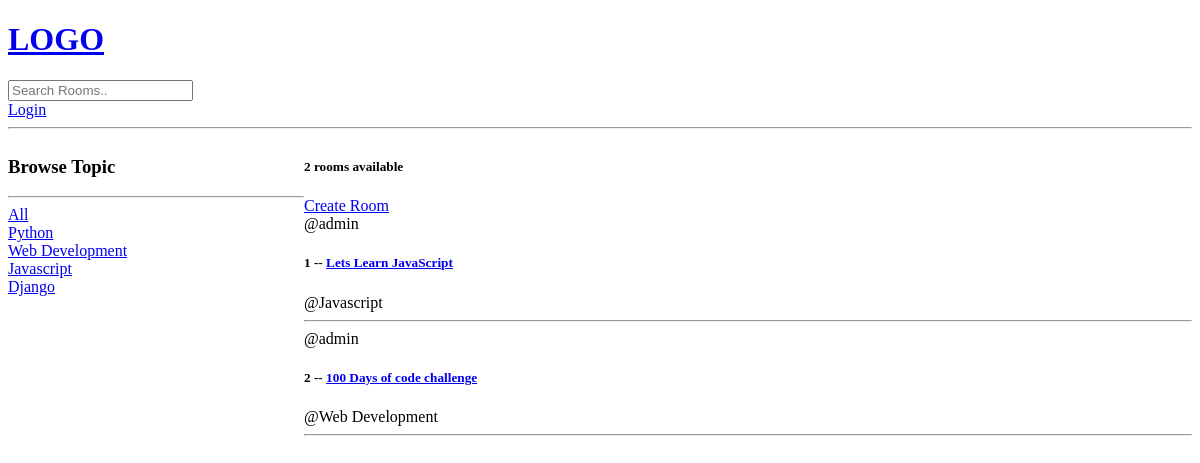
/, run on an earlier commit of the app's database.
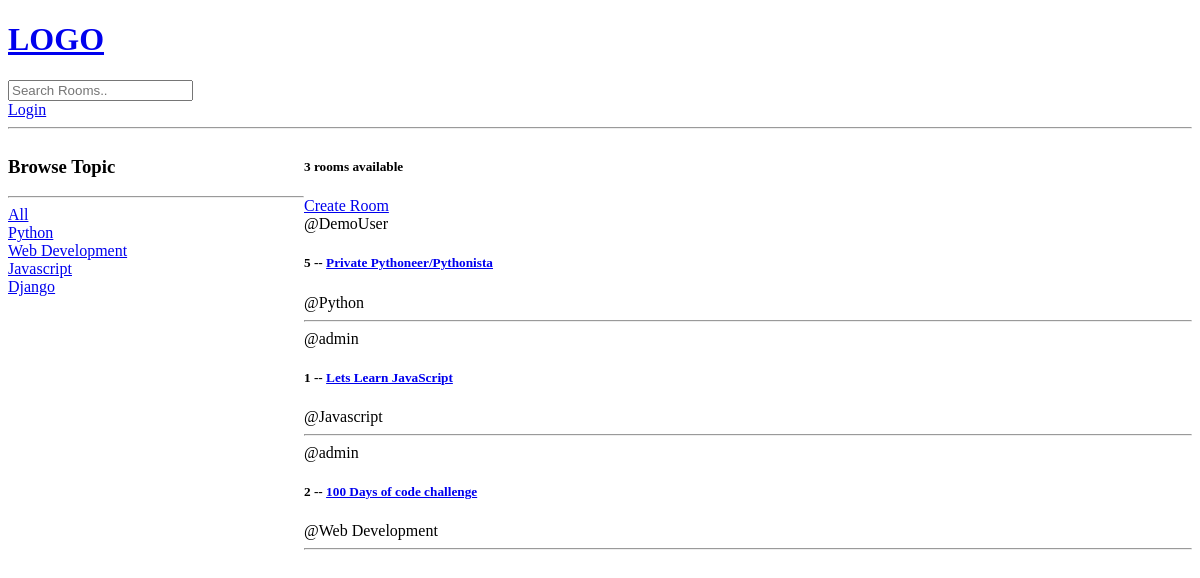
And on a later commit of the database.
### base/models.py (models this page shows, shortened)
class Topic(models.Model):
    name = models.CharField(max_length=200)

class Room(models.Model):
    host = models.ForeignKey(User, on_delete=models.SET_NULL, null=True)
    topic = models.ForeignKey(Topic, on_delete=models.SET_NULL, null=True)
    name =  models.CharField(max_length=200)
    description = models.TextField(null=True, blank=True)
    updated = models.DateTimeField(auto_now=True)
    created = models.DateTimeField(auto_now_add=True)
    class Meta:
        ordering = ['-updated', '-created']

### base/views.py (the view)
# urls.py: path('', views.home, name="home"),
def home(request):
    q = request.GET.get('q') if request.GET.get('q') != None else ''
    rooms = Room.objects.filter(Q(topic__name__icontains=q) | Q(name__icontains=q)| Q(description__icontains=q))
    topic = Topic.objects.all()
    room_count =  rooms.count()
    context = {'rooms': rooms, 'topics':topic, 'room_count': room_count}
    return render(request, 'base/home.html', context)

### base/templates/base/home.html (shortened to what this page needs)
{% extends 'main.html' %}
{% block content %}
<div class="home-container">
    <div>
        <h3>Browse Topic</h3>
        <hr>
        <div>
            <a href="{% url 'home' %}">All</a>
        </div>
        {% for topic in topics %}
        <div>
            <a href="{% url 'home' %}?q={{topic.name}}">{{topic.name}}</a>
        </div>
        {% endfor %}
    </div>
    <div>
        <h5>{{room_count}} rooms available</h5>
        <a href="{% url 'create-room' %}">Create Room</a>
        {% for room in rooms %}
        <div>
            <span>@{{room.host.username}}</span>
            <h5>{{room.id}} -- <a href="{% url 'room' room.id %}">{{room.name}}</a></h5>
            <span>@{{room.topic.name}}</span>
            <hr>
        </div>
        {% endfor %}
    </div>
</div>
{% endblock content %}

### templates/main.html (shortened to what this page needs)
<!DOCTYPE html>
<html lang="en">
<head>
</head>
<body>
    {% include 'navbar.html' %}
    {% block content %}
    {% endblock %}
</body>
</html>

### templates/navbar.html
<a href="/">
    <h1>LOGO</h1>
</a>
<form action="{% url 'home' %}" method="get">
    <input type="text" name="q" placeholder="Search Rooms.."/>
</form>
{% if request.user.is_authenticated %}
<p>Hello {{request.user}}</p>
<a href="{% url 'logout' %}">Logout</a>
{% else %}
<a href="{% url 'login' %}">Login</a>
{% endif %}
<hr>

### base/templates/base/home.html (style rules this page uses)
.home-container { display: grid; grid-template-columns: 1fr 3fr; }

What changed in the data, as far as the page shows it:
added Room: host.username "DemoUser", id "5", name "Private Pythoneer/Pythonista", topic.name "Python"
Also different on the page:
{{ room_count }}: "2" → "3"
